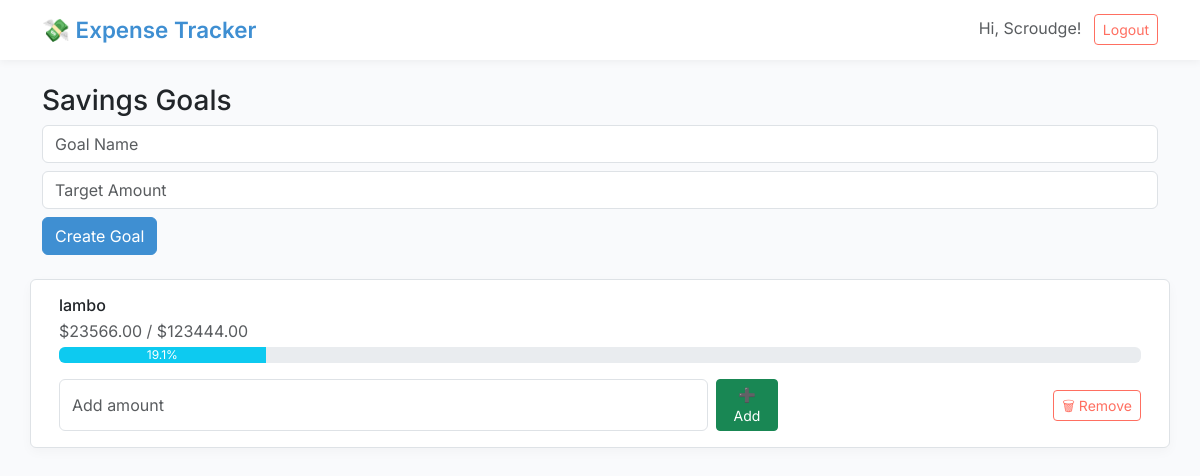
The page /goals (signed in) on the database as committed earlier.
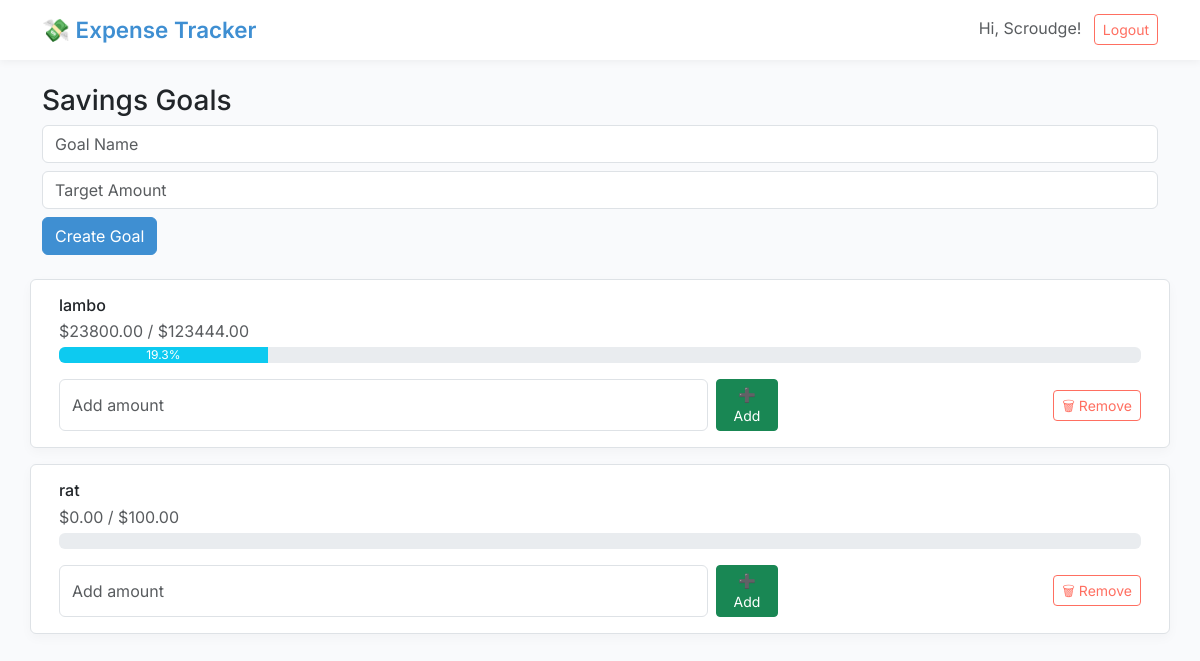
The same page on the database as committed later.
### app.py (models this page shows)
class SavingGoal(db.Model):
    id = db.Column(db.Integer, primary_key=True)
    name = db.Column(db.String(100), nullable=False)
    target_amount = db.Column(db.Float, nullable=False)
    saved_amount = db.Column(db.Float, default=0.0)
    user_id = db.Column(db.Integer, db.ForeignKey('user.id'), nullable=False)

### app.py (the view, shortened to what this page needs)
@app.route('/goals', methods=['GET', 'POST'])
@login_required
def goals():
    goals = SavingGoal.query.filter_by(user_id=current_user.id).all()
    return render_template('goals.html', goals=goals)

### app.py (called while the page is built)
@login_manager.user_loader
def load_user(user_id):
    return User.query.get(int(user_id))

### templates/goals.html
{% extends "base.html" %}
{% block content %}
<h3>Savings Goals</h3>
<form method="POST" class="mb-4">
    <input type="text" name="name" placeholder="Goal Name" class="form-control mb-2" required>
    <input type="number" name="target" step="0.01" placeholder="Target Amount" class="form-control mb-2" required>
    <button type="submit" class="btn btn-primary">Create Goal</button>
</form>
{% for goal in goals %}
<div class="row align-items-center mb-3 p-3 border rounded">
    <div class="col">
        <h6 class="mb-1">{{ goal.name }}</h6>
        <p class="mb-1 text-muted">${{ '%.2f' | format(goal.saved_amount) }} / ${{ '%.2f' | format(goal.target_amount)
            }}</p>
        <div class="progress mb-3" style="height: 16px;">
            <div class="progress-bar bg-info"
                style="width: {{ (goal.saved_amount / goal.target_amount * 100) | round(1) }}%;">
                {{ (goal.saved_amount / goal.target_amount * 100) | round(1) }}%
            </div>
        </div>
        <div class="row g-2 align-items-center">
            <div class="col-md-8">
                <form method="POST" action="{{ url_for('add_saving', goal_id=goal.id) }}" class="d-flex">
                    <input type="number" name="amount" step="0.01" class="form-control me-2" placeholder="Add amount"
                        required>
                    <button type="submit" class="btn btn-sm btn-success">➕ Add</button>
                </form>
            </div>
            <div class="col-md-4 text-end">
                <form method="POST" action="{{ url_for('delete_goal', goal_id=goal.id) }}">
                    <button type="submit" class="btn btn-sm btn-outline-danger">🗑 Remove</button>
                </form>
            </div>
        </div>
    </div>
</div>
{% else %}
<p>No goals yet.</p>
{% endfor %}
{% endblock %}

Rows that differ between the two databases and show on the page:
changed SavingGoal "lambo": saved_amount "23566.00" → "23800.00"; (goal.saved_amount/goal.target_amount*100)|round(1) "19.1" → "19.3"
added SavingGoal: name "rat", saved_amount "0.00", target_amount "100.00"
